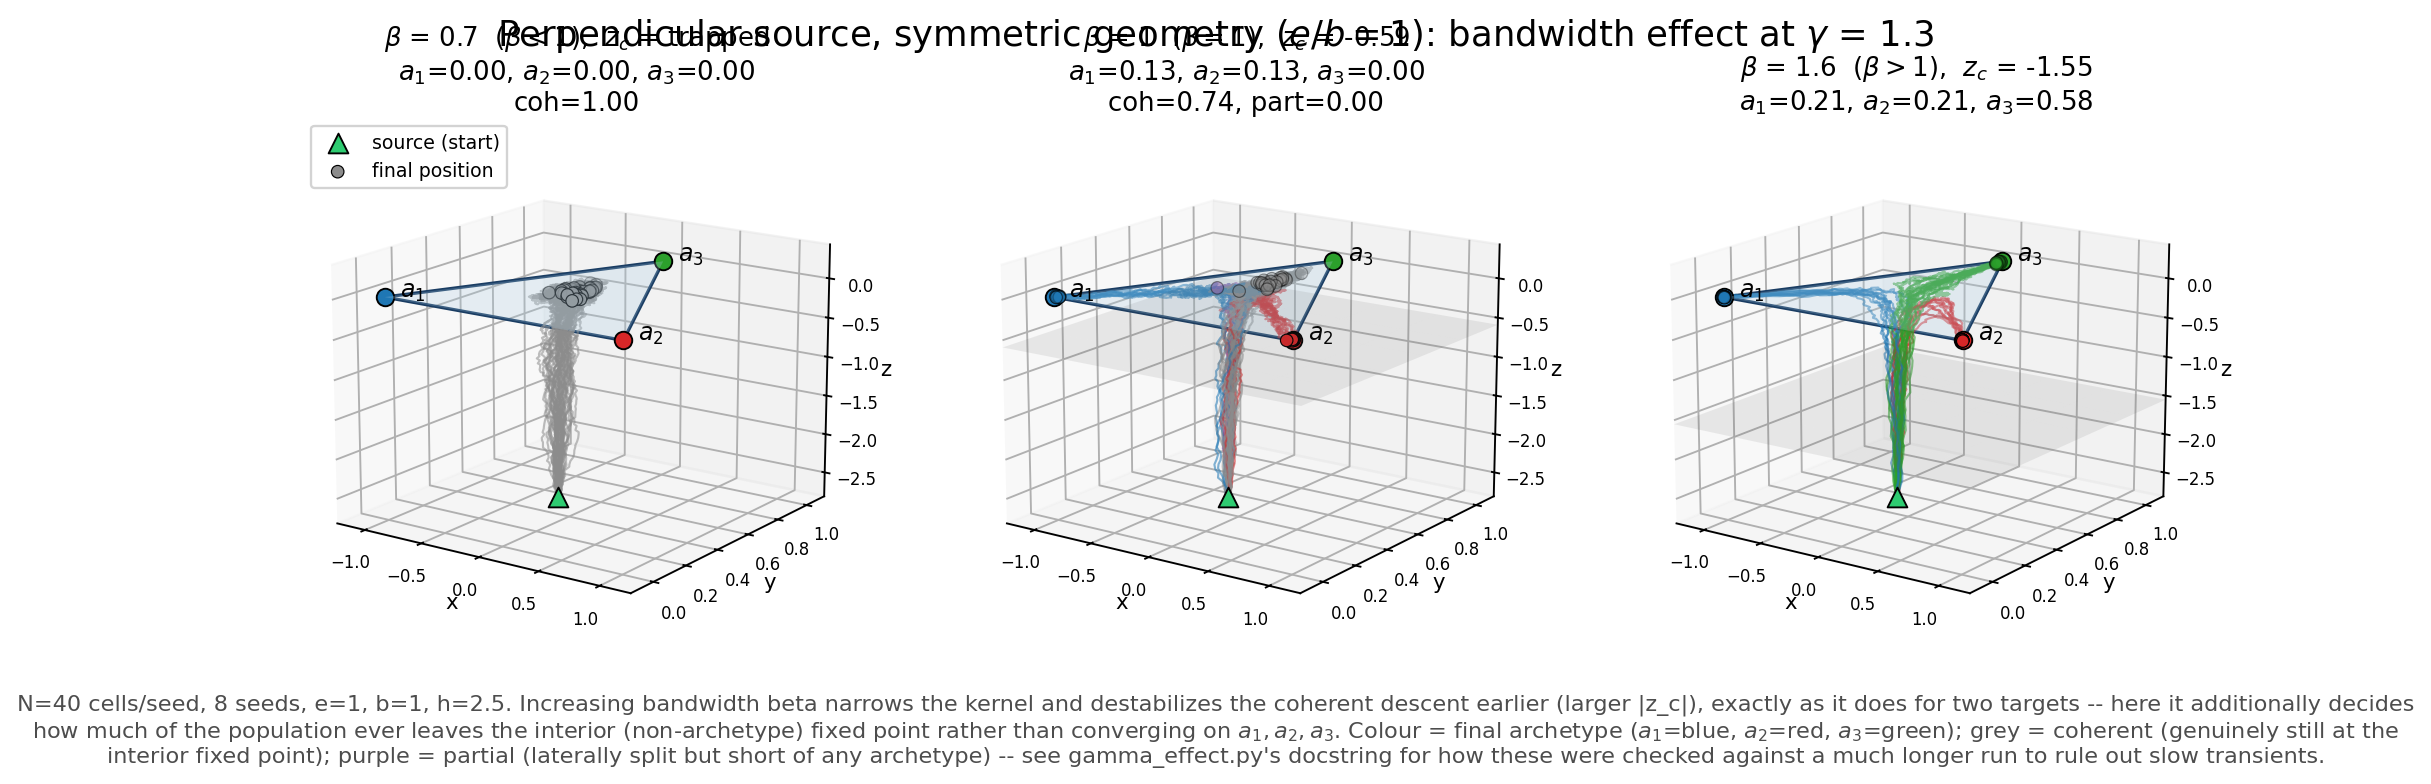

Recreate this plot in Python.
"""
Effect of bandwidth beta on the perpendicular three-target split, at fixed shape
gamma = 1.3, archetypes placed symmetrically (e/b = 1).

Three panels: beta = 0.7 (beta < 1), 1.0 (beta = 1), 1.6 (beta > 1). Per the theory
in perpendicular_common.z_critical, beta plays the same monotone role as gamma:
z_c is not finite at beta=0.7 (trapped -- the population stays coherent along the
whole descent), then |z_c| grows with beta (0.59 at beta=1.0, 1.55 at beta=1.6),
splitting earlier and earlier along the approach to the plane.

Run from anywhere:
    python "paper figures/3 tragets source perpendicular/beta_effect.py"
"""

import numpy as np
import matplotlib.pyplot as plt

from perpendicular_common import (
    archetypes3, source_point, z_critical, run_perp, sample_lines,
    shared_lims_3d, plot_perp_panel, topology_caption, classify,
    HERE, N_DEFAULT,
)

E, B, H = 1.0, 1.0, 2.5
GAMMA = 1.3
BETAS = [0.7, 1.0, 1.6]
N_SEEDS = 8


def main():
    A = archetypes3(E, B)
    src = source_point(E, H)

    panels = []
    for beta in BETAS:
        zc = z_critical(GAMMA, beta, E, B)
        trajs = [run_perp(seed, GAMMA, beta, E, B, H) for seed in range(N_SEEDS)]
        finals_all = np.concatenate([t[-1] for t in trajs], axis=0)
        fates_all = classify(finals_all, A)
        lines, line_fates = sample_lines(trajs, A, max_lines=44, rng=np.random.default_rng(0))
        panels.append((beta, zc, lines, line_fates, fates_all))
        print(f"beta={beta}, gamma={GAMMA}: z_c(theory)={zc:.3g}  [{topology_caption(fates_all)}]")

    lim_points = [A, src[None, :]]
    for _, _, lines, _, _ in panels:
        for p in lines:
            lim_points.append(p)
    lims = shared_lims_3d(lim_points, pad=1.12)

    n = len(panels)
    fig = plt.figure(figsize=(4.8 * n, 4.2))
    regime = {0.7: r"$\beta<1$", 1.0: r"$\beta=1$", 1.6: r"$\beta>1$"}
    for i, (beta, zc, lines, line_fates, fates_all) in enumerate(panels):
        ax = fig.add_subplot(1, n, i + 1, projection="3d")
        zc_str = f"{zc:.2f}" if np.isfinite(zc) else ("trapped" if zc == -np.inf else "0")
        title = (rf"$\beta$ = {beta:g}  ({regime[beta]}),  $z_c$ = {zc_str}" + "\n"
                 + topology_caption(fates_all))
        plot_perp_panel(ax, A, src, lines, line_fates, zc=zc, title=title, lims=lims,
                        show_legend=(i == 0))

    fig.suptitle(rf"Perpendicular source, symmetric geometry ($e/b=1$): bandwidth effect at "
                 rf"$\gamma$ = {GAMMA:g}", fontsize=15, y=1.02)
    fig.text(0.5, -0.02,
              f"N={N_DEFAULT} cells/seed, {N_SEEDS} seeds, e={E:g}, b={B:g}, h={H:g}. "
              "Increasing bandwidth beta narrows the kernel and destabilizes the coherent "
              "descent earlier (larger |z_c|), exactly as it does for two targets -- here it "
              "additionally decides how much of the population ever leaves the interior "
              r"(non-archetype) fixed point rather than converging on $a_1,a_2,a_3$. Colour = "
              r"final archetype ($a_1$=blue, $a_2$=red, $a_3$=green); grey = coherent "
              "(genuinely still at the interior fixed point); purple = partial (laterally "
              "split but short of any archetype) -- see gamma_effect.py's docstring for how "
              "these were checked against a much longer run to rule out slow transients.",
              ha="center", fontsize=9.5, color="0.3", wrap=True)

    out = f"{HERE}/beta_effect.png"
    fig.savefig(out, dpi=170, bbox_inches="tight", facecolor="white")
    plt.close(fig)
    print(f"saved: {out}")


if __name__ == "__main__":
    main()
